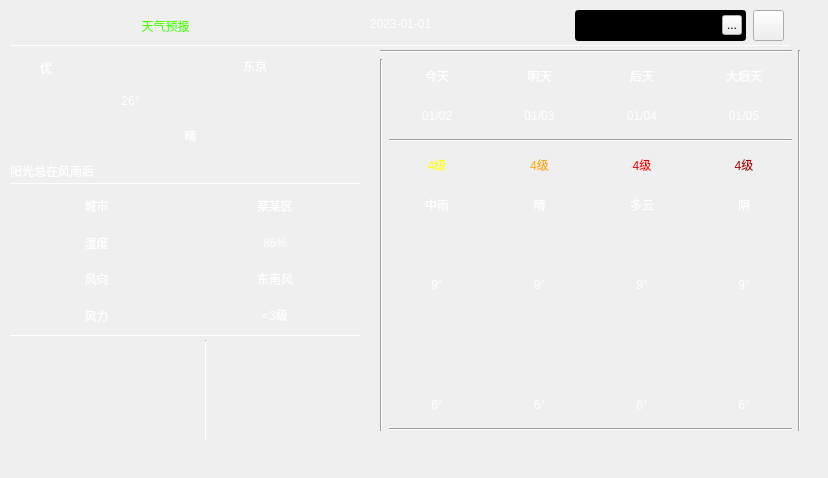
<?xml version="1.0" encoding="UTF-8"?>
<ui version="4.0">
 <class>Widget</class>
 <widget class="QWidget" name="Widget">
  <property name="geometry">
   <rect>
    <x>0</x>
    <y>0</y>
    <width>828</width>
    <height>478</height>
   </rect>
  </property>
  <property name="minimumSize">
   <size>
    <width>0</width>
    <height>0</height>
   </size>
  </property>
  <property name="windowTitle">
   <string>天气预报</string>
  </property>
  <property name="styleSheet">
   <string notr="true"/>
  </property>
  <layout class="QGridLayout" name="gridLayout">
   <property name="leftMargin">
    <number>0</number>
   </property>
   <property name="topMargin">
    <number>0</number>
   </property>
   <property name="rightMargin">
    <number>0</number>
   </property>
   <property name="bottomMargin">
    <number>0</number>
   </property>
   <property name="spacing">
    <number>0</number>
   </property>
   <item row="0" column="0">
    <widget class="QWidget" name="widget" native="true">
     <property name="sizePolicy">
      <sizepolicy hsizetype="Preferred" vsizetype="Preferred">
       <horstretch>0</horstretch>
       <verstretch>0</verstretch>
      </sizepolicy>
     </property>
     <property name="minimumSize">
      <size>
       <width>810</width>
       <height>460</height>
      </size>
     </property>
     <property name="layoutDirection">
      <enum>Qt::LeftToRight</enum>
     </property>
     <property name="styleSheet">
      <string notr="true">QWidget#widget{
	border-image: url(:/images/weaUI.png);
	color:rgb(255, 255, 255);
}

QLabel{
	font: 25 10pt &quot;Microsoft YaHei&quot;;
	border-radius: 4px;
	background-color: argb(60, 60, 60, 130);
	color: rgb(255, 255, 255);
}

Line{
	background-color: rgb(0, 85, 0);
}



</string>
     </property>
     <widget class="QLineEdit" name="cityLineEdit">
      <property name="geometry">
       <rect>
        <x>575</x>
        <y>10</y>
        <width>171</width>
        <height>31</height>
       </rect>
      </property>
      <property name="styleSheet">
       <string notr="true">foreground-color: rgb(255, 0, 0);
background-color: rgb(0,0,0);
</string>
      </property>
      <property name="placeholderText">
       <string>城市</string>
      </property>
     </widget>
     <widget class="Line" name="hLine_1">
      <property name="geometry">
       <rect>
        <x>10</x>
        <y>45</y>
        <width>781</width>
        <height>1</height>
       </rect>
      </property>
      <property name="orientation">
       <enum>Qt::Horizontal</enum>
      </property>
     </widget>
     <widget class="Line" name="hLine_10">
      <property name="geometry">
       <rect>
        <x>10</x>
        <y>183</y>
        <width>351</width>
        <height>1</height>
       </rect>
      </property>
      <property name="orientation">
       <enum>Qt::Horizontal</enum>
      </property>
     </widget>
     <widget class="Line" name="hLine_11">
      <property name="geometry">
       <rect>
        <x>10</x>
        <y>335</y>
        <width>351</width>
        <height>1</height>
       </rect>
      </property>
      <property name="orientation">
       <enum>Qt::Horizontal</enum>
      </property>
     </widget>
     <widget class="Line" name="vLine_1">
      <property name="geometry">
       <rect>
        <x>205</x>
        <y>340</y>
        <width>1</width>
        <height>101</height>
       </rect>
      </property>
      <property name="orientation">
       <enum>Qt::Vertical</enum>
      </property>
     </widget>
     <widget class="QLabel" name="dateLb">
      <property name="geometry">
       <rect>
        <x>190</x>
        <y>3</y>
        <width>421</width>
        <height>41</height>
       </rect>
      </property>
      <property name="styleSheet">
       <string notr="true">font: 20pt &quot;Adobe 黑体 Std R&quot;;
color: rgb(255, 255, 255);
background-color: rgb(255, 255, 255, 0);</string>
      </property>
      <property name="text">
       <string>2023-01-01</string>
      </property>
      <property name="alignment">
       <set>Qt::AlignCenter</set>
      </property>
     </widget>
     <widget class="QLabel" name="label_4">
      <property name="geometry">
       <rect>
        <x>80</x>
        <y>10</y>
        <width>171</width>
        <height>31</height>
       </rect>
      </property>
      <property name="styleSheet">
       <string notr="true">font: 20pt &quot;华文琥珀&quot;;
background-color: rgba(255, 255, 255, 0);
color: rgb(85, 255, 0);</string>
      </property>
      <property name="text">
       <string>天气预报</string>
      </property>
      <property name="alignment">
       <set>Qt::AlignCenter</set>
      </property>
     </widget>
     <widget class="QLabel" name="leafLb">
      <property name="geometry">
       <rect>
        <x>18</x>
        <y>58</y>
        <width>20</width>
        <height>20</height>
       </rect>
      </property>
      <property name="styleSheet">
       <string notr="true">image: url(:/icons/leaf.ico);
background-color: argb(255, 255, 255, 0);</string>
      </property>
      <property name="text">
       <string/>
      </property>
     </widget>
     <widget class="QLabel" name="noticeLb">
      <property name="geometry">
       <rect>
        <x>10</x>
        <y>160</y>
        <width>351</width>
        <height>21</height>
       </rect>
      </property>
      <property name="styleSheet">
       <string notr="true">color: rgb(255, 255, 255);
background-color: argb(60, 60, 60, 0);</string>
      </property>
      <property name="text">
       <string>阳光总在风雨后</string>
      </property>
     </widget>
     <widget class="QLabel" name="qualityLb">
      <property name="geometry">
       <rect>
        <x>40</x>
        <y>58</y>
        <width>56</width>
        <height>20</height>
       </rect>
      </property>
      <property name="styleSheet">
       <string notr="true">background-color: argb(255, 255, 255, 0);</string>
      </property>
      <property name="text">
       <string>优</string>
      </property>
     </widget>
     <widget class="QPushButton" name="refreshBt">
      <property name="geometry">
       <rect>
        <x>753</x>
        <y>10</y>
        <width>31</width>
        <height>31</height>
       </rect>
      </property>
      <property name="styleSheet">
       <string notr="true">image: url(:/icons/refresh.ico);</string>
      </property>
      <property name="text">
       <string/>
      </property>
      <property name="icon">
       <iconset resource="res.qrc">
        <normaloff>:/icons/refresh.ico</normaloff>:/icons/refresh.ico</iconset>
      </property>
      <property name="iconSize">
       <size>
        <width>31</width>
        <height>31</height>
       </size>
      </property>
     </widget>
     <widget class="QToolButton" name="searchBt">
      <property name="geometry">
       <rect>
        <x>722</x>
        <y>15</y>
        <width>20</width>
        <height>20</height>
       </rect>
      </property>
      <property name="styleSheet">
       <string notr="true">border-image: url(:/icons/search.ico);</string>
      </property>
      <property name="text">
       <string>...</string>
      </property>
     </widget>
     <widget class="QLabel" name="sunRiseSetLb">
      <property name="geometry">
       <rect>
        <x>210</x>
        <y>340</y>
        <width>150</width>
        <height>100</height>
       </rect>
      </property>
      <property name="text">
       <string/>
      </property>
     </widget>
     <widget class="QLabel" name="temLb">
      <property name="geometry">
       <rect>
        <x>10</x>
        <y>50</y>
        <width>241</width>
        <height>101</height>
       </rect>
      </property>
      <property name="styleSheet">
       <string notr="true">color: rgb(255, 255, 255);
font: 50pt &quot;Arial&quot;;</string>
      </property>
      <property name="text">
       <string>26°</string>
      </property>
      <property name="alignment">
       <set>Qt::AlignCenter</set>
      </property>
     </widget>
     <widget class="QLabel" name="typeIcoLb">
      <property name="geometry">
       <rect>
        <x>260</x>
        <y>63</y>
        <width>101</width>
        <height>101</height>
       </rect>
      </property>
      <property name="styleSheet">
       <string notr="true">border-image: url(:/day/晴.png);
background-color: argb(60, 60, 60, 0);

</string>
      </property>
      <property name="text">
       <string/>
      </property>
     </widget>
     <widget class="QLabel" name="typeLb">
      <property name="geometry">
       <rect>
        <x>140</x>
        <y>120</y>
        <width>101</width>
        <height>31</height>
       </rect>
      </property>
      <property name="styleSheet">
       <string notr="true">color: rgb(255, 255, 255);
background-color: argb(60, 60, 60, 0);</string>
      </property>
      <property name="text">
       <string>晴</string>
      </property>
      <property name="alignment">
       <set>Qt::AlignCenter</set>
      </property>
     </widget>
     <widget class="QWidget" name="gridLayoutWidget">
      <property name="geometry">
       <rect>
        <x>10</x>
        <y>190</y>
        <width>351</width>
        <height>141</height>
       </rect>
      </property>
      <layout class="QGridLayout" name="gridLayout_2">
       <item row="5" column="1">
        <widget class="QLabel" name="flLb">
         <property name="text">
          <string>&lt;3级</string>
         </property>
         <property name="alignment">
          <set>Qt::AlignCenter</set>
         </property>
        </widget>
       </item>
       <item row="5" column="0">
        <widget class="QLabel" name="flTitleLb">
         <property name="text">
          <string>风力</string>
         </property>
         <property name="alignment">
          <set>Qt::AlignCenter</set>
         </property>
        </widget>
       </item>
       <item row="4" column="0">
        <widget class="QLabel" name="fxTitleLb">
         <property name="text">
          <string>风向</string>
         </property>
         <property name="alignment">
          <set>Qt::AlignCenter</set>
         </property>
        </widget>
       </item>
       <item row="1" column="1">
        <widget class="QLabel" name="shiduLb">
         <property name="text">
          <string>86%</string>
         </property>
         <property name="alignment">
          <set>Qt::AlignCenter</set>
         </property>
        </widget>
       </item>
       <item row="4" column="1">
        <widget class="QLabel" name="fxLb">
         <property name="text">
          <string>东南风</string>
         </property>
         <property name="alignment">
          <set>Qt::AlignCenter</set>
         </property>
        </widget>
       </item>
       <item row="0" column="1">
        <widget class="QLabel" name="cityLb">
         <property name="text">
          <string>某某区</string>
         </property>
         <property name="alignment">
          <set>Qt::AlignCenter</set>
         </property>
        </widget>
       </item>
       <item row="1" column="0">
        <widget class="QLabel" name="shiduTitleLb">
         <property name="text">
          <string>湿度</string>
         </property>
         <property name="alignment">
          <set>Qt::AlignCenter</set>
         </property>
        </widget>
       </item>
       <item row="0" column="0">
        <widget class="QLabel" name="cityTitleLb">
         <property name="text">
          <string>城市</string>
         </property>
         <property name="alignment">
          <set>Qt::AlignCenter</set>
         </property>
        </widget>
       </item>
      </layout>
     </widget>
     <widget class="QWidget" name="gridLayoutWidget_2">
      <property name="geometry">
       <rect>
        <x>380</x>
        <y>50</y>
        <width>421</width>
        <height>381</height>
       </rect>
      </property>
      <layout class="QGridLayout" name="gridLayout_3">
       <item row="2" column="3">
        <widget class="QLabel" name="date3Lb">
         <property name="text">
          <string>01/04</string>
         </property>
         <property name="alignment">
          <set>Qt::AlignCenter</set>
         </property>
        </widget>
       </item>
       <item row="1" column="3">
        <widget class="QLabel" name="week3Lb">
         <property name="text">
          <string>后天</string>
         </property>
         <property name="alignment">
          <set>Qt::AlignCenter</set>
         </property>
        </widget>
       </item>
       <item row="2" column="2">
        <widget class="QLabel" name="date2Lb">
         <property name="text">
          <string>01/03</string>
         </property>
         <property name="alignment">
          <set>Qt::AlignCenter</set>
         </property>
        </widget>
       </item>
       <item row="1" column="2">
        <widget class="QLabel" name="week2Lb">
         <property name="text">
          <string>明天</string>
         </property>
         <property name="alignment">
          <set>Qt::AlignCenter</set>
         </property>
        </widget>
       </item>
       <item row="1" column="1">
        <widget class="QLabel" name="week1Lb">
         <property name="text">
          <string>今天</string>
         </property>
         <property name="alignment">
          <set>Qt::AlignCenter</set>
         </property>
        </widget>
       </item>
       <item row="2" column="4">
        <widget class="QLabel" name="date4Lb">
         <property name="text">
          <string>01/05</string>
         </property>
         <property name="alignment">
          <set>Qt::AlignCenter</set>
         </property>
        </widget>
       </item>
       <item row="2" column="1">
        <widget class="QLabel" name="date1Lb">
         <property name="text">
          <string>01/02</string>
         </property>
         <property name="alignment">
          <set>Qt::AlignCenter</set>
         </property>
        </widget>
       </item>
       <item row="4" column="1">
        <widget class="QLabel" name="quality1Lb">
         <property name="styleSheet">
          <string notr="true">color: rgb(255, 255, 0);</string>
         </property>
         <property name="text">
          <string>4级</string>
         </property>
         <property name="alignment">
          <set>Qt::AlignCenter</set>
         </property>
        </widget>
       </item>
       <item row="1" column="4">
        <widget class="QLabel" name="week4Lb">
         <property name="text">
          <string>大后天</string>
         </property>
         <property name="alignment">
          <set>Qt::AlignCenter</set>
         </property>
        </widget>
       </item>
       <item row="5" column="1">
        <widget class="QLabel" name="type1Lb">
         <property name="text">
          <string>中雨</string>
         </property>
         <property name="alignment">
          <set>Qt::AlignCenter</set>
         </property>
        </widget>
       </item>
       <item row="6" column="1">
        <widget class="QLabel" name="typeIco1Lb">
         <property name="styleSheet">
          <string notr="true">image: url(:/day/大暴雨到特大暴雨.png);</string>
         </property>
         <property name="text">
          <string/>
         </property>
         <property name="alignment">
          <set>Qt::AlignCenter</set>
         </property>
        </widget>
       </item>
       <item row="7" column="1">
        <widget class="QLabel" name="high1Lb">
         <property name="text">
          <string>9°</string>
         </property>
         <property name="alignment">
          <set>Qt::AlignCenter</set>
         </property>
        </widget>
       </item>
       <item row="4" column="2">
        <widget class="QLabel" name="quality2Lb">
         <property name="styleSheet">
          <string notr="true">color: rgb(255, 170, 0);</string>
         </property>
         <property name="text">
          <string>4级</string>
         </property>
         <property name="alignment">
          <set>Qt::AlignCenter</set>
         </property>
        </widget>
       </item>
       <item row="5" column="2">
        <widget class="QLabel" name="type2Lb">
         <property name="text">
          <string>晴</string>
         </property>
         <property name="alignment">
          <set>Qt::AlignCenter</set>
         </property>
        </widget>
       </item>
       <item row="6" column="2">
        <widget class="QLabel" name="typeIco2Lb">
         <property name="styleSheet">
          <string notr="true">image: url(:/day/晴.png);</string>
         </property>
         <property name="text">
          <string/>
         </property>
         <property name="alignment">
          <set>Qt::AlignCenter</set>
         </property>
        </widget>
       </item>
       <item row="7" column="2">
        <widget class="QLabel" name="high2Lb">
         <property name="text">
          <string>9°</string>
         </property>
         <property name="alignment">
          <set>Qt::AlignCenter</set>
         </property>
        </widget>
       </item>
       <item row="4" column="3">
        <widget class="QLabel" name="quality3Lb">
         <property name="styleSheet">
          <string notr="true">color: rgb(255, 0, 0);</string>
         </property>
         <property name="text">
          <string>4级</string>
         </property>
         <property name="alignment">
          <set>Qt::AlignCenter</set>
         </property>
        </widget>
       </item>
       <item row="5" column="3">
        <widget class="QLabel" name="type3Lb">
         <property name="text">
          <string>多云</string>
         </property>
         <property name="alignment">
          <set>Qt::AlignCenter</set>
         </property>
        </widget>
       </item>
       <item row="6" column="3">
        <widget class="QLabel" name="typeIco3Lb">
         <property name="styleSheet">
          <string notr="true">image: url(:/night/雾.png);</string>
         </property>
         <property name="text">
          <string/>
         </property>
         <property name="alignment">
          <set>Qt::AlignCenter</set>
         </property>
        </widget>
       </item>
       <item row="7" column="3">
        <widget class="QLabel" name="high3Lb">
         <property name="text">
          <string>9°</string>
         </property>
         <property name="alignment">
          <set>Qt::AlignCenter</set>
         </property>
        </widget>
       </item>
       <item row="4" column="4">
        <widget class="QLabel" name="quality4Lb">
         <property name="styleSheet">
          <string notr="true">color: rgb(170, 0, 0);</string>
         </property>
         <property name="text">
          <string>4级</string>
         </property>
         <property name="alignment">
          <set>Qt::AlignCenter</set>
         </property>
        </widget>
       </item>
       <item row="5" column="4">
        <widget class="QLabel" name="type4Lb">
         <property name="text">
          <string>阴</string>
         </property>
         <property name="alignment">
          <set>Qt::AlignCenter</set>
         </property>
        </widget>
       </item>
       <item row="6" column="4">
        <widget class="QLabel" name="typeIco4Lb">
         <property name="styleSheet">
          <string notr="true">image: url(:/day/阵雨.png);</string>
         </property>
         <property name="text">
          <string/>
         </property>
         <property name="alignment">
          <set>Qt::AlignCenter</set>
         </property>
        </widget>
       </item>
       <item row="7" column="4">
        <widget class="QLabel" name="high4Lb">
         <property name="text">
          <string>9°</string>
         </property>
         <property name="alignment">
          <set>Qt::AlignCenter</set>
         </property>
        </widget>
       </item>
       <item row="10" column="1">
        <widget class="QLabel" name="low1Lb">
         <property name="text">
          <string>6°</string>
         </property>
         <property name="alignment">
          <set>Qt::AlignCenter</set>
         </property>
        </widget>
       </item>
       <item row="10" column="2">
        <widget class="QLabel" name="low2Lb">
         <property name="text">
          <string>6°</string>
         </property>
         <property name="alignment">
          <set>Qt::AlignCenter</set>
         </property>
        </widget>
       </item>
       <item row="10" column="3">
        <widget class="QLabel" name="low3Lb">
         <property name="text">
          <string>6°</string>
         </property>
         <property name="alignment">
          <set>Qt::AlignCenter</set>
         </property>
        </widget>
       </item>
       <item row="10" column="4">
        <widget class="QLabel" name="low4Lb">
         <property name="text">
          <string>6°</string>
         </property>
         <property name="alignment">
          <set>Qt::AlignCenter</set>
         </property>
        </widget>
       </item>
       <item row="8" column="1" rowspan="2" colspan="4">
        <widget class="QLabel" name="curveLb">
         <property name="text">
          <string/>
         </property>
         <property name="alignment">
          <set>Qt::AlignCenter</set>
         </property>
        </widget>
       </item>
       <item row="3" column="1" colspan="4">
        <widget class="Line" name="line_2">
         <property name="orientation">
          <enum>Qt::Horizontal</enum>
         </property>
        </widget>
       </item>
       <item row="0" column="0" colspan="5">
        <widget class="Line" name="line">
         <property name="orientation">
          <enum>Qt::Horizontal</enum>
         </property>
        </widget>
       </item>
       <item row="0" column="7" rowspan="12">
        <widget class="Line" name="line_4">
         <property name="orientation">
          <enum>Qt::Vertical</enum>
         </property>
        </widget>
       </item>
       <item row="11" column="1" colspan="4">
        <widget class="Line" name="line_5">
         <property name="orientation">
          <enum>Qt::Horizontal</enum>
         </property>
        </widget>
       </item>
       <item row="1" column="0" rowspan="11">
        <widget class="Line" name="line_3">
         <property name="orientation">
          <enum>Qt::Vertical</enum>
         </property>
        </widget>
       </item>
      </layout>
     </widget>
     <widget class="QWidget" name="gridLayoutWidget_4">
      <property name="geometry">
       <rect>
        <x>170</x>
        <y>50</y>
        <width>111</width>
        <height>31</height>
       </rect>
      </property>
      <layout class="QGridLayout" name="gridLayout_5">
       <item row="0" column="1">
        <widget class="QLabel" name="provinceLb">
         <property name="styleSheet">
          <string notr="true">color: rgb(255, 255, 255);
font: 16pt &quot;Microsoft YaHei UI&quot;;
background-color: rgba(60, 60, 60, 0);</string>
         </property>
         <property name="text">
          <string>东京</string>
         </property>
         <property name="alignment">
          <set>Qt::AlignCenter</set>
         </property>
        </widget>
       </item>
       <item row="0" column="0">
        <widget class="QLabel" name="label">
         <property name="styleSheet">
          <string notr="true">background-color: argb(60, 60, 60, 0);
image: url(:/icons/location.ico);</string>
         </property>
         <property name="text">
          <string/>
         </property>
        </widget>
       </item>
      </layout>
     </widget>
    </widget>
   </item>
  </layout>
 </widget>
 <resources>
  <include location="res.qrc"/>
 </resources>
 <connections/>
</ui>
